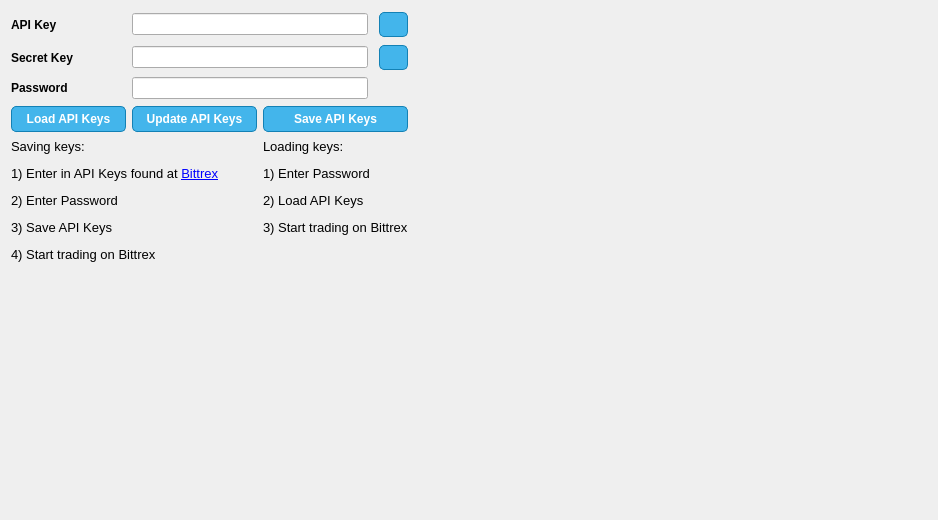
     <widget class="QWidget" name="ApiSettings">
      <attribute name="title">
       <string>Settings</string>
      </attribute>
      <layout class="QGridLayout" name="gridLayout">
       <item row="0" column="0">
        <widget class="QLabel" name="label_2">
         <property name="font">
          <font>
           <weight>75</weight>
           <bold>true</bold>
          </font>
         </property>
         <property name="text">
          <string>API Key</string>
         </property>
        </widget>
       </item>
       <item row="0" column="1" colspan="3">
        <widget class="QLineEdit" name="ApiKeyInput">
         <property name="text">
          <string/>
         </property>
        </widget>
       </item>
       <item row="0" column="4">
        <widget class="QToolButton" name="KeyPasteButton">
         <property name="toolTip">
          <string>Paste from clipboard</string>
         </property>
         <property name="styleSheet">
          <string notr="true">QToolButton {
	color: #FFFFFF; 
	font-weight:bold; 
	margin: 1px 0; 
	padding: 2px 4px; 
	background-color: #43b5eb; 
	border: 1px solid #1381b5; 
	border-radius: 5px;
	margin-left: 5px;
}

QToolButton:hover { 
	background-color: #71c7f0; 
	border: 1px solid #43b5eb; 
}

QToolButton:checked { 
	background-color: #997cc5; 
	border: 1px solid #7d59b5; 
} 

QToolButton:pressed { 
	background-color: #997cc5; 
	border: 1px solid #7d59b5; 
}</string>
         </property>
         <property name="text">
          <string/>
         </property>
         <property name="icon">
          <iconset resource="../bitcoin.qrc">
           <normaloff>:/icons/paste-white</normaloff>:/icons/paste-white</iconset>
         </property>
         <property name="shortcut">
          <string>Alt+P</string>
         </property>
        </widget>
       </item>
       <item row="0" column="5" rowspan="6">
        <spacer name="horizontalSpacer_3">
         <property name="orientation">
          <enum>Qt::Horizontal</enum>
         </property>
         <property name="sizeHint" stdset="0">
          <size>
           <width>519</width>
           <height>488</height>
          </size>
         </property>
        </spacer>
       </item>
       <item row="1" column="0">
        <widget class="QLabel" name="label">
         <property name="font">
          <font>
           <weight>75</weight>
           <bold>true</bold>
          </font>
         </property>
         <property name="text">
          <string>Secret Key</string>
         </property>
        </widget>
       </item>
       <item row="1" column="1" colspan="3">
        <widget class="QLineEdit" name="SecretKeyInput"/>
       </item>
       <item row="1" column="4">
        <widget class="QToolButton" name="SecretPasteButton">
         <property name="toolTip">
          <string>Paste from clipboard</string>
         </property>
         <property name="styleSheet">
          <string notr="true">QToolButton {
	color: #FFFFFF; 
	font-weight:bold; 
	margin: 1px 0; 
	padding: 2px 4px; 
	background-color: #43b5eb; 
	border: 1px solid #1381b5; 
	border-radius: 5px;
	margin-left: 5px;
}

QToolButton:hover { 
	background-color: #71c7f0; 
	border: 1px solid #43b5eb; 
}

QToolButton:checked { 
	background-color: #997cc5; 
	border: 1px solid #7d59b5; 
} 

QToolButton:pressed { 
	background-color: #997cc5; 
	border: 1px solid #7d59b5; 
}</string>
         </property>
         <property name="text">
          <string/>
         </property>
         <property name="icon">
          <iconset resource="../bitcoin.qrc">
           <normaloff>:/icons/paste-white</normaloff>:/icons/paste-white</iconset>
         </property>
         <property name="shortcut">
          <string>Alt+P</string>
         </property>
        </widget>
       </item>
       <item row="2" column="0">
        <widget class="QLabel" name="label_28">
         <property name="font">
          <font>
           <weight>75</weight>
           <bold>true</bold>
          </font>
         </property>
         <property name="text">
          <string>Password</string>
         </property>
        </widget>
       </item>
       <item row="2" column="1" colspan="3">
        <widget class="QLineEdit" name="PasswordInput">
         <property name="echoMode">
          <enum>QLineEdit::Password</enum>
         </property>
        </widget>
       </item>
       <item row="3" column="0">
        <widget class="QPushButton" name="LoadKeys">
         <property name="minimumSize">
          <size>
           <width>115</width>
           <height>0</height>
          </size>
         </property>
         <property name="styleSheet">
          <string notr="true">QPushButton {
	color: #FFFFFF; 
	font-weight:bold; 
	margin: 1px 0; 
	padding: 5px 10px; 
	background-color: #43b5eb; 
	border: 1px solid #1381b5; 
	border-radius: 5px;
}

QPushButton:hover { 
	background-color: #71c7f0; 
	border: 1px solid #43b5eb; 
}

QPushButton:checked { 
	background-color: #997cc5; 
	border: 1px solid #7d59b5; 
} 

QPushButton:pressed { 
	background-color: #997cc5; 
	border: 1px solid #7d59b5; 
}</string>
         </property>
         <property name="text">
          <string>Load API Keys</string>
         </property>
        </widget>
       </item>
       <item row="3" column="1" colspan="2">
        <widget class="QPushButton" name="UpdateKeys">
         <property name="minimumSize">
          <size>
           <width>125</width>
           <height>0</height>
          </size>
         </property>
         <property name="styleSheet">
          <string notr="true">QPushButton {
	color: #FFFFFF; 
	font-weight:bold; 
	margin: 1px 0; 
	padding: 5px 10px; 
	background-color: #43b5eb; 
	border: 1px solid #1381b5; 
	border-radius: 5px;
}

QPushButton:hover { 
	background-color: #71c7f0; 
	border: 1px solid #43b5eb; 
}

QPushButton:checked { 
	background-color: #997cc5; 
	border: 1px solid #7d59b5; 
} 

QPushButton:pressed { 
	background-color: #997cc5; 
	border: 1px solid #7d59b5; 
}</string>
         </property>
         <property name="text">
          <string>Update API Keys</string>
         </property>
        </widget>
       </item>
       <item row="3" column="3" colspan="2">
        <widget class="QPushButton" name="SaveKeys">
         <property name="minimumSize">
          <size>
           <width>115</width>
           <height>0</height>
          </size>
         </property>
         <property name="styleSheet">
          <string notr="true">QPushButton {
	color: #FFFFFF; 
	font-weight:bold; 
	margin: 1px 0; 
	padding: 5px 10px; 
	background-color: #43b5eb; 
	border: 1px solid #1381b5; 
	border-radius: 5px;
}

QPushButton:hover { 
	background-color: #71c7f0; 
	border: 1px solid #43b5eb; 
}

QPushButton:checked { 
	background-color: #997cc5; 
	border: 1px solid #7d59b5; 
} 

QPushButton:pressed { 
	background-color: #997cc5; 
	border: 1px solid #7d59b5; 
}</string>
         </property>
         <property name="text">
          <string>Save API Keys</string>
         </property>
        </widget>
       </item>
       <item row="5" column="0" colspan="5">
        <spacer name="verticalSpacer_2">
         <property name="orientation">
          <enum>Qt::Vertical</enum>
         </property>
         <property name="sizeHint" stdset="0">
          <size>
           <width>358</width>
           <height>247</height>
          </size>
         </property>
        </spacer>
       </item>
       <item row="4" column="3" colspan="2">
        <widget class="QLabel" name="label232_17">
         <property name="font">
          <font>
           <pointsize>10</pointsize>
           <weight>50</weight>
           <bold>false</bold>
          </font>
         </property>
         <property name="text">
          <string>&lt;html&gt;&lt;head/&gt;&lt;body&gt;&lt;p&gt;Loading keys:&lt;/p&gt;&lt;p&gt;1) Enter Password&lt;/p&gt;&lt;p&gt;2) Load API Keys&lt;/p&gt;&lt;p&gt;3) Start trading on Bittrex&lt;/p&gt;&lt;/body&gt;&lt;/html&gt;</string>
         </property>
         <property name="alignment">
          <set>Qt::AlignLeading|Qt::AlignLeft|Qt::AlignTop</set>
         </property>
        </widget>
       </item>
       <item row="4" column="0" colspan="3">
        <widget class="QLabel" name="label232_16">
         <property name="font">
          <font>
           <pointsize>10</pointsize>
           <weight>50</weight>
           <bold>false</bold>
          </font>
         </property>
         <property name="text">
          <string>&lt;html&gt;&lt;head/&gt;&lt;body&gt;&lt;p&gt;Saving keys:&lt;/p&gt;&lt;p&gt;1) Enter in API Keys found at &lt;a href=&quot;https://bittrex.com/Account/ManageApiKey&quot;&gt;&lt;span style=&quot; text-decoration: underline; color:#0000ff;&quot;&gt;Bittrex&lt;/span&gt;&lt;/a&gt;&lt;/p&gt;&lt;p&gt;2) Enter Password&lt;/p&gt;&lt;p&gt;3) Save API Keys&lt;/p&gt;&lt;p&gt;4) Start trading on Bittrex&lt;/p&gt;&lt;/body&gt;&lt;/html&gt;</string>
         </property>
        </widget>
       </item>
      </layout>
      <zorder>label</zorder>
      <zorder>ApiKeyInput</zorder>
      <zorder>label_2</zorder>
      <zorder>SecretKeyInput</zorder>
      <zorder>UpdateKeys</zorder>
      <zorder>SaveKeys</zorder>
      <zorder>LoadKeys</zorder>
      <zorder>label232_16</zorder>
      <zorder>label232_17</zorder>
      <zorder>label_28</zorder>
      <zorder>PasswordInput</zorder>
      <zorder>horizontalSpacer_3</zorder>
      <zorder>verticalSpacer_2</zorder>
      <zorder>KeyPasteButton</zorder>
      <zorder>SecretPasteButton</zorder>
     </widget>
